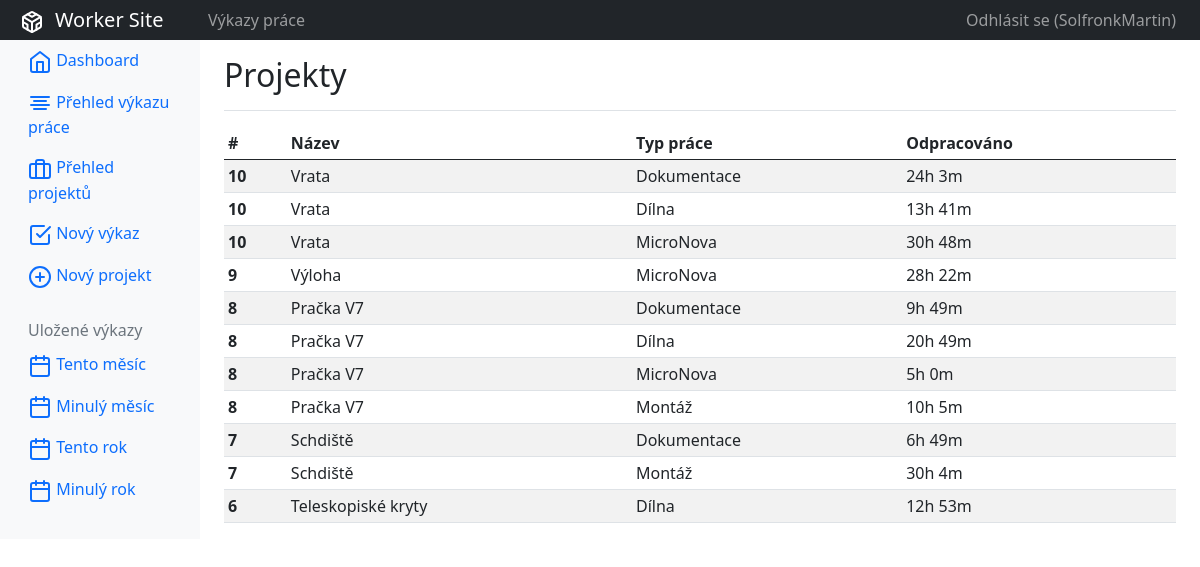
The page /report/projects/ (signed in) on the database its author committed.
### accounts/models.py (models this page shows)
class CustomUser(AbstractUser):
    id = models.AutoField(primary_key=True, null=False)
    def __str__(self):
        return self.username

### work_report/models.py (models this page shows, shortened)
class Project(models.Model):
    id = models.AutoField(primary_key=True, null=False, unique=True)
    name = models.CharField(max_length=255, null=False, unique=True)

### work_report/decorators.py (the view)
        def wrapper(request, *args, **kwargs):
            if len({gr.name for gr in request.user.groups.all()}.intersection(
                    allowed_groups)) != 0:
                return func(request, *args, **kwargs)
            else:
                return redirect('unauthorised-AR')

### templates/templatetags.py (called while the page is built)
@register.filter
def duration(td):
    if isinstance(td, str):
        return td
    total_seconds = int(td.total_seconds())
    hours = total_seconds // 3600
    minutes = (total_seconds % 3600) // 60
    return '{}h {}m'.format(hours, minutes)

@register.simple_tag(takes_context=False)
def current_year_filter():
    start_of_current_year = \
        date(datetime.today().year, 1, 1)
    return f'?worker=&project=&type_of_work=&start=' \
           f'{start_of_current_year}T12%3A00&end='

@register.simple_tag(takes_context=False)
def last_year_filter():
    start_of_current_year = \
        date(datetime.today().year, 1, 1)
    start_of_last_year = \
        start_of_current_year - dateutil.relativedelta.relativedelta(year=1)
    return f'?worker=&project=&type_of_work=&start=' \
           f'{start_of_last_year}T12%3A00&end={start_of_current_year}T12%3A00'

@register.simple_tag(takes_context=False)
def current_month_filter():
    start_of_current_month = \
        date(datetime.today().year, datetime.today().month, 1)
    return f'?worker=&project=&type_of_work=&start=' \
           f'{start_of_current_month}T12%3A00&end='

@register.simple_tag(takes_context=False)
def last_month_filter():
    start_of_current_month = \
        date(datetime.today().year, datetime.today().month, 1)
    start_of_last_month = \
        start_of_current_month - dateutil.relativedelta.relativedelta(months=1)
    return f'?worker=&project=&type_of_work=&start=' \
           f'{start_of_last_month}T12%3A00&end=' \
           f'{start_of_current_month}T12%3A00'

### work_report/views.py (called while the page is built)
@login_required(login_url='login-AC')
@allowed_users(allowed_groups={'admin', 'worker'})
def project_view(request):
    projects = models.WorkReport.objects \
        .select_related('project', 'type_of_work') \
        .values('project__name', 'type_of_work__label', 'project__pk') \
        .annotate(productive_time=Sum('productive_time')) \
        .order_by('-project__pk', 'type_of_work__label')
    context = {
        'projects': projects,
        'title': 'Projekty',
        'has_filter': False,
        }
    return render(request, 'work_report/projects.html', context)

### templates/work_report/projects.html
{% extends 'shared/base.html' %}
{% block content %}
    {% include 'work_report/components/left_bar.html' %}
    <main role="main" class="col-md-9 ml-sm-auto col-lg-10 pt-3 px-4">
        {% include 'work_report/components/header.html' %}
        {% include 'work_report/components/project_table.html' %}
    </main>
{% endblock content %}

### templates/shared/top_bar.html
<nav class="navbar navbar-dark sticky-top bg-dark navbar-expand-lg p-0">
    <div class="col-md-2 text-center">
        <a class="navbar-brand col-sm-3 col-md-2 mr-0 " href="{% url 'dashboard-WR' %}">
            <span data-feather="codesandbox"></span>&nbsp;&nbsp;Worker Site</a>
    </div>
    <div class="collapse navbar-collapse" id="navbarSupportedContent">
        <ul class="navbar-nav mr-auto">
            <li class="nav-item text-nowrap">
                <a class="nav-link" href="{% url 'dashboard-WR' %}">Výkazy práce</a>
            </li>
        </ul>
    </div>
    <ul class="navbar-nav px-3">
        <li class="nav-item text-nowrap">
            <a class="nav-link" href="{% url 'logout-AC' %}">Odhlásit se ({{ request.user }})</a>
        </li>
    </ul>
</nav>

### templates/work_report/components/project_table.html
{% load my_tags %}
<div class="table-responsive">
    <table class="table table-striped table-sm">
        <thead>
        <tr>
            <th>#</th>
            <th>Název</th>
            <th>Typ práce</th>
            <th>Odpracováno</th>
        </tr>
        </thead>
        <tbody>
        {% for rep in projects %}
            <tr>
                <th scope="row">{{ rep.project__pk }}</th>
                <td>{{ rep.project__name }}</td>
                <td>{{ rep.type_of_work__label }}</td>
                <td>{{ rep.productive_time|duration }}</td>
            </tr>
        {% endfor %}
        </tbody>
    </table>
</div>

### rows shown on the page
CustomUser: user "SolfronkMartin"
Project: project__pk "10", project__name "Vrata", type_of_work__label "Dokumentace", productive_time|duration "24h 3m", type_of_work__label "Dílna", productive_time|duration "13h 41m", type_of_work__label "MicroNova", productive_time|duration "30h 48m"
Project: project__pk "9", project__name "Výloha", type_of_work__label "MicroNova", productive_time|duration "28h 22m"
Project: project__pk "8", project__name "Pračka V7", type_of_work__label "Dokumentace", productive_time|duration "9h 49m", type_of_work__label "Dílna", productive_time|duration "20h 49m", type_of_work__label "MicroNova", productive_time|duration "5h 0m", type_of_work__label "Montáž", productive_time|duration "10h 5m"
Project: project__pk "7", project__name "Schdiště", type_of_work__label "Dokumentace", productive_time|duration "6h 49m", type_of_work__label "Montáž", productive_time|duration "30h 4m"
Project: project__pk "6", project__name "Teleskopiské kryty", type_of_work__label "Dílna", productive_time|duration "12h 53m"

### other values the page prints
{{ title|default:"" }} "Projekty"
